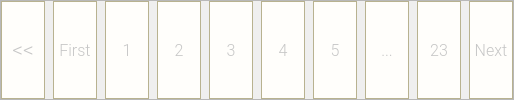
                   <widget class="QFrame" name="frame_12">
                    <property name="sizePolicy">
                     <sizepolicy hsizetype="Preferred" vsizetype="Preferred">
                      <horstretch>0</horstretch>
                      <verstretch>0</verstretch>
                     </sizepolicy>
                    </property>
                    <property name="minimumSize">
                     <size>
                      <width>0</width>
                      <height>0</height>
                     </size>
                    </property>
                    <property name="frameShape">
                     <enum>QFrame::StyledPanel</enum>
                    </property>
                    <property name="frameShadow">
                     <enum>QFrame::Raised</enum>
                    </property>
                    <layout class="QHBoxLayout" name="horizontalLayout_4" stretch="1,1,1,1,1,1,1,1,1,1">
                     <property name="spacing">
                      <number>8</number>
                     </property>
                     <property name="sizeConstraint">
                      <enum>QLayout::SetDefaultConstraint</enum>
                     </property>
                     <property name="leftMargin">
                      <number>0</number>
                     </property>
                     <property name="topMargin">
                      <number>0</number>
                     </property>
                     <property name="rightMargin">
                      <number>0</number>
                     </property>
                     <property name="bottomMargin">
                      <number>0</number>
                     </property>
                     <item alignment="Qt::AlignLeft">
                      <widget class="pageButtonClass" name="firstPageButton">
                       <property name="sizePolicy">
                        <sizepolicy hsizetype="Preferred" vsizetype="Preferred">
                         <horstretch>0</horstretch>
                         <verstretch>0</verstretch>
                        </sizepolicy>
                       </property>
                       <property name="minimumSize">
                        <size>
                         <width>44</width>
                         <height>44</height>
                        </size>
                       </property>
                       <property name="maximumSize">
                        <size>
                         <width>16777215</width>
                         <height>16777215</height>
                        </size>
                       </property>
                       <property name="sizeIncrement">
                        <size>
                         <width>0</width>
                         <height>0</height>
                        </size>
                       </property>
                       <property name="font">
                        <font>
                         <family>Roboto Light</family>
                         <pointsize>-1</pointsize>
                        </font>
                       </property>
                       <property name="cursor">
                        <cursorShape>PointingHandCursor</cursorShape>
                       </property>
                       <property name="styleSheet">
                        <string notr="true">QPushButton{
font-family: &quot;Roboto Light&quot;;
font-size: 21px;
background-color: #FFFEFB;
color: #c6c6c6;
border: 1px solid #B8B290;
}
QPushButton::hover{
background-color: #ffffff;
border: 1px solid #0087FC;
color: #0087FC;
}</string>
                       </property>
                       <property name="text">
                        <string>&lt;&lt;</string>
                       </property>
                      </widget>
                     </item>
                     <item alignment="Qt::AlignLeft">
                      <widget class="pageButtonClass" name="previousPageButton">
                       <property name="sizePolicy">
                        <sizepolicy hsizetype="Preferred" vsizetype="Preferred">
                         <horstretch>0</horstretch>
                         <verstretch>0</verstretch>
                        </sizepolicy>
                       </property>
                       <property name="minimumSize">
                        <size>
                         <width>44</width>
                         <height>44</height>
                        </size>
                       </property>
                       <property name="maximumSize">
                        <size>
                         <width>16777215</width>
                         <height>16777215</height>
                        </size>
                       </property>
                       <property name="sizeIncrement">
                        <size>
                         <width>0</width>
                         <height>0</height>
                        </size>
                       </property>
                       <property name="font">
                        <font>
                         <family>Roboto Light</family>
                         <pointsize>-1</pointsize>
                        </font>
                       </property>
                       <property name="cursor">
                        <cursorShape>PointingHandCursor</cursorShape>
                       </property>
                       <property name="toolTipDuration">
                        <number>-1</number>
                       </property>
                       <property name="styleSheet">
                        <string notr="true">
QPushButton{
font-family: &quot;Roboto Light&quot;;
font-size: 16px;
background-color: #FFFEFB;
color: #c6c6c6;
border: 1px solid #B8B290;
}
QPushButton::hover{
background-color: #ffffff;
border: 1px solid #0087FC;
color: #0087FC;
}</string>
                       </property>
                       <property name="text">
                        <string>First</string>
                       </property>
                       <property name="autoDefault">
                        <bool>false</bool>
                       </property>
                       <property name="default">
                        <bool>false</bool>
                       </property>
                       <property name="flat">
                        <bool>false</bool>
                       </property>
                      </widget>
                     </item>
                     <item>
                      <widget class="pageButtonClass" name="pageButton1">
                       <property name="sizePolicy">
                        <sizepolicy hsizetype="Preferred" vsizetype="Preferred">
                         <horstretch>0</horstretch>
                         <verstretch>0</verstretch>
                        </sizepolicy>
                       </property>
                       <property name="minimumSize">
                        <size>
                         <width>44</width>
                         <height>44</height>
                        </size>
                       </property>
                       <property name="maximumSize">
                        <size>
                         <width>16777215</width>
                         <height>16777215</height>
                        </size>
                       </property>
                       <property name="sizeIncrement">
                        <size>
                         <width>0</width>
                         <height>0</height>
                        </size>
                       </property>
                       <property name="font">
                        <font>
                         <family>Roboto Light</family>
                         <pointsize>-1</pointsize>
                        </font>
                       </property>
                       <property name="cursor">
                        <cursorShape>PointingHandCursor</cursorShape>
                       </property>
                       <property name="styleSheet">
                        <string notr="true">
QPushButton{
font-family: &quot;Roboto Light&quot;;
font-size: 16px;
background-color: #FFFEFB;
color: #c6c6c6;
border: 1px solid #B8B290;
}
QPushButton::hover{
background-color: #ffffff;
border: 1px solid #0087FC;
color: #0087FC;
}</string>
                       </property>
                       <property name="text">
                        <string>1</string>
                       </property>
                      </widget>
                     </item>
                     <item>
                      <widget class="pageButtonClass" name="pageButton2">
                       <property name="sizePolicy">
                        <sizepolicy hsizetype="Preferred" vsizetype="Preferred">
                         <horstretch>0</horstretch>
                         <verstretch>0</verstretch>
                        </sizepolicy>
                       </property>
                       <property name="minimumSize">
                        <size>
                         <width>44</width>
                         <height>44</height>
                        </size>
                       </property>
                       <property name="maximumSize">
                        <size>
                         <width>16777215</width>
                         <height>16777215</height>
                        </size>
                       </property>
                       <property name="sizeIncrement">
                        <size>
                         <width>0</width>
                         <height>0</height>
                        </size>
                       </property>
                       <property name="font">
                        <font>
                         <family>Roboto Light</family>
                         <pointsize>-1</pointsize>
                        </font>
                       </property>
                       <property name="cursor">
                        <cursorShape>PointingHandCursor</cursorShape>
                       </property>
                       <property name="styleSheet">
                        <string notr="true">
QPushButton{
font-family: &quot;Roboto Light&quot;;
font-size: 16px;
background-color: #FFFEFB;
color: #c6c6c6;
border: 1px solid #B8B290;
}
QPushButton::hover{
background-color: #ffffff;
border: 1px solid #0087FC;
color: #0087FC;
}</string>
                       </property>
                       <property name="text">
                        <string>2</string>
                       </property>
                      </widget>
                     </item>
                     <item>
                      <widget class="pageButtonClass" name="pageButton3">
                       <property name="sizePolicy">
                        <sizepolicy hsizetype="Preferred" vsizetype="Preferred">
                         <horstretch>0</horstretch>
                         <verstretch>0</verstretch>
                        </sizepolicy>
                       </property>
                       <property name="minimumSize">
                        <size>
                         <width>44</width>
                         <height>44</height>
                        </size>
                       </property>
                       <property name="maximumSize">
                        <size>
                         <width>16777215</width>
                         <height>16777215</height>
                        </size>
                       </property>
                       <property name="sizeIncrement">
                        <size>
                         <width>0</width>
                         <height>0</height>
                        </size>
                       </property>
                       <property name="font">
                        <font>
                         <family>Roboto Light</family>
                         <pointsize>-1</pointsize>
                        </font>
                       </property>
                       <property name="cursor">
                        <cursorShape>PointingHandCursor</cursorShape>
                       </property>
                       <property name="styleSheet">
                        <string notr="true">
QPushButton{
font-family: &quot;Roboto Light&quot;;
font-size: 16px;
background-color: #FFFEFB;
color: #c6c6c6;
border: 1px solid #B8B290;
}
QPushButton::hover{
background-color: #ffffff;
border: 1px solid #0087FC;
color: #0087FC;
}</string>
                       </property>
                       <property name="text">
                        <string>3</string>
                       </property>
                      </widget>
                     </item>
                     <item>
                      <widget class="pageButtonClass" name="pageButton4">
                       <property name="sizePolicy">
                        <sizepolicy hsizetype="Preferred" vsizetype="Preferred">
                         <horstretch>0</horstretch>
                         <verstretch>0</verstretch>
                        </sizepolicy>
                       </property>
                       <property name="minimumSize">
                        <size>
                         <width>44</width>
                         <height>44</height>
                        </size>
                       </property>
                       <property name="maximumSize">
                        <size>
                         <width>16777215</width>
                         <height>16777215</height>
                        </size>
                       </property>
                       <property name="sizeIncrement">
                        <size>
                         <width>0</width>
                         <height>0</height>
                        </size>
                       </property>
                       <property name="font">
                        <font>
                         <family>Roboto Light</family>
                         <pointsize>-1</pointsize>
                        </font>
                       </property>
                       <property name="cursor">
                        <cursorShape>PointingHandCursor</cursorShape>
                       </property>
                       <property name="styleSheet">
                        <string notr="true">
QPushButton{
font-family: &quot;Roboto Light&quot;;
font-size: 16px;
background-color: #FFFEFB;
color: #c6c6c6;
border: 1px solid #B8B290;
}
QPushButton::hover{
background-color: #ffffff;
border: 1px solid #0087FC;
color: #0087FC;
}</string>
                       </property>
                       <property name="text">
                        <string>4</string>
                       </property>
                      </widget>
                     </item>
                     <item>
                      <widget class="pageButtonClass" name="pageButton5">
                       <property name="sizePolicy">
                        <sizepolicy hsizetype="Preferred" vsizetype="Preferred">
                         <horstretch>0</horstretch>
                         <verstretch>0</verstretch>
                        </sizepolicy>
                       </property>
                       <property name="minimumSize">
                        <size>
                         <width>44</width>
                         <height>44</height>
                        </size>
                       </property>
                       <property name="maximumSize">
                        <size>
                         <width>16777215</width>
                         <height>16777215</height>
                        </size>
                       </property>
                       <property name="sizeIncrement">
                        <size>
                         <width>0</width>
                         <height>0</height>
                        </size>
                       </property>
                       <property name="font">
                        <font>
                         <family>Roboto Light</family>
                         <pointsize>-1</pointsize>
                        </font>
                       </property>
                       <property name="cursor">
                        <cursorShape>PointingHandCursor</cursorShape>
                       </property>
                       <property name="styleSheet">
                        <string notr="true">
QPushButton{
font-family: &quot;Roboto Light&quot;;
font-size: 16px;
background-color: #FFFEFB;
color: #c6c6c6;
border: 1px solid #B8B290;
}
QPushButton::hover{
background-color: #ffffff;
border: 1px solid #0087FC;
color: #0087FC;
}</string>
                       </property>
                       <property name="text">
                        <string>5</string>
                       </property>
                      </widget>
                     </item>
                     <item alignment="Qt::AlignLeft">
                      <widget class="pageButtonClass" name="otherPageButton">
                       <property name="sizePolicy">
                        <sizepolicy hsizetype="Preferred" vsizetype="Preferred">
                         <horstretch>0</horstretch>
                         <verstretch>0</verstretch>
                        </sizepolicy>
                       </property>
                       <property name="minimumSize">
                        <size>
                         <width>44</width>
                         <height>44</height>
                        </size>
                       </property>
                       <property name="maximumSize">
                        <size>
                         <width>16777215</width>
                         <height>16777215</height>
                        </size>
                       </property>
                       <property name="sizeIncrement">
                        <size>
                         <width>0</width>
                         <height>0</height>
                        </size>
                       </property>
                       <property name="font">
                        <font>
                         <family>Roboto Light</family>
                         <pointsize>-1</pointsize>
                        </font>
                       </property>
                       <property name="cursor">
                        <cursorShape>PointingHandCursor</cursorShape>
                       </property>
                       <property name="styleSheet">
                        <string notr="true">
QPushButton{
font-family: &quot;Roboto Light&quot;;
font-size: 16px;
background-color: #FFFEFB;
color: #c6c6c6;
border: 1px solid #B8B290;
}
QPushButton::hover{
background-color: #ffffff;
border: 1px solid #0087FC;
color: #0087FC;
}</string>
                       </property>
                       <property name="text">
                        <string>...</string>
                       </property>
                      </widget>
                     </item>
                     <item alignment="Qt::AlignLeft">
                      <widget class="pageButtonClass" name="lastPageButton">
                       <property name="sizePolicy">
                        <sizepolicy hsizetype="Preferred" vsizetype="Preferred">
                         <horstretch>0</horstretch>
                         <verstretch>0</verstretch>
                        </sizepolicy>
                       </property>
                       <property name="minimumSize">
                        <size>
                         <width>44</width>
                         <height>44</height>
                        </size>
                       </property>
                       <property name="maximumSize">
                        <size>
                         <width>16777215</width>
                         <height>16777215</height>
                        </size>
                       </property>
                       <property name="sizeIncrement">
                        <size>
                         <width>0</width>
                         <height>0</height>
                        </size>
                       </property>
                       <property name="font">
                        <font>
                         <family>Roboto Light</family>
                         <pointsize>-1</pointsize>
                        </font>
                       </property>
                       <property name="cursor">
                        <cursorShape>PointingHandCursor</cursorShape>
                       </property>
                       <property name="styleSheet">
                        <string notr="true">
QPushButton{
font-family: &quot;Roboto Light&quot;;
font-size: 16px;
background-color: #FFFEFB;
color: #c6c6c6;
border: 1px solid #B8B290;
}
QPushButton::hover{
background-color: #ffffff;
border: 1px solid #0087FC;
color: #0087FC;
}</string>
                       </property>
                       <property name="text">
                        <string>23</string>
                       </property>
                      </widget>
                     </item>
                     <item alignment="Qt::AlignLeft">
                      <widget class="pageButtonClass" name="nextPageButton">
                       <property name="sizePolicy">
                        <sizepolicy hsizetype="Preferred" vsizetype="Preferred">
                         <horstretch>0</horstretch>
                         <verstretch>0</verstretch>
                        </sizepolicy>
                       </property>
                       <property name="minimumSize">
                        <size>
                         <width>44</width>
                         <height>44</height>
                        </size>
                       </property>
                       <property name="maximumSize">
                        <size>
                         <width>16777215</width>
                         <height>16777215</height>
                        </size>
                       </property>
                       <property name="sizeIncrement">
                        <size>
                         <width>0</width>
                         <height>0</height>
                        </size>
                       </property>
                       <property name="font">
                        <font>
                         <family>Roboto Light</family>
                         <pointsize>-1</pointsize>
                        </font>
                       </property>
                       <property name="cursor">
                        <cursorShape>PointingHandCursor</cursorShape>
                       </property>
                       <property name="styleSheet">
                        <string notr="true">
QPushButton{
font-family: &quot;Roboto Light&quot;;
font-size: 16px;
background-color: #FFFEFB;
color: #c6c6c6;
border: 1px solid #B8B290;
}
QPushButton::hover{
background-color: #ffffff;
border: 1px solid #0087FC;
color: #0087FC;
}</string>
                       </property>
                       <property name="text">
                        <string>Next</string>
                       </property>
                       <property name="autoDefault">
                        <bool>false</bool>
                       </property>
                       <property name="default">
                        <bool>false</bool>
                       </property>
                       <property name="flat">
                        <bool>false</bool>
                       </property>
                      </widget>
                     </item>
                    </layout>
                   </widget>
